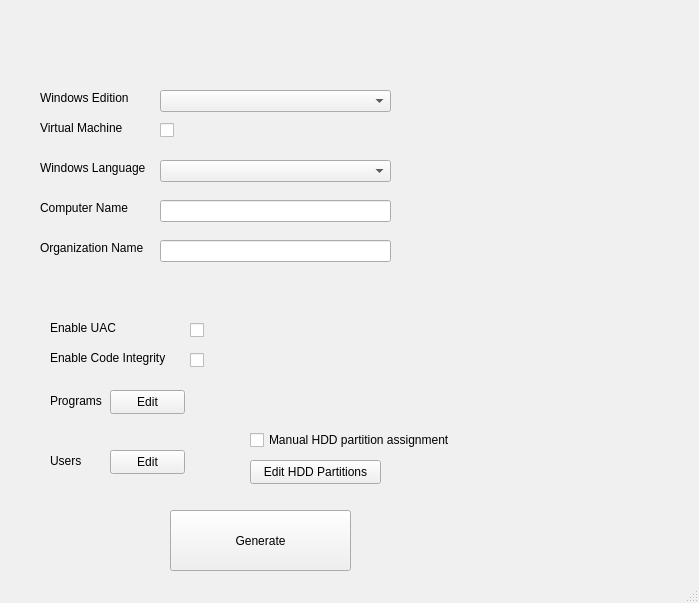
<?xml version="1.0" encoding="UTF-8"?>
<ui version="4.0">
 <class>WindowsAnswerfile</class>
 <widget class="QMainWindow" name="WindowsAnswerfile">
  <property name="geometry">
   <rect>
    <x>0</x>
    <y>0</y>
    <width>699</width>
    <height>603</height>
   </rect>
  </property>
  <property name="palette">
   <palette>
    <active>
     <colorrole role="WindowText">
      <brush brushstyle="SolidPattern">
       <color alpha="255">
        <red>0</red>
        <green>0</green>
        <blue>0</blue>
       </color>
      </brush>
     </colorrole>
     <colorrole role="Button">
      <brush brushstyle="SolidPattern">
       <color alpha="255">
        <red>240</red>
        <green>240</green>
        <blue>240</blue>
       </color>
      </brush>
     </colorrole>
     <colorrole role="Light">
      <brush brushstyle="SolidPattern">
       <color alpha="255">
        <red>255</red>
        <green>255</green>
        <blue>255</blue>
       </color>
      </brush>
     </colorrole>
     <colorrole role="Midlight">
      <brush brushstyle="SolidPattern">
       <color alpha="255">
        <red>227</red>
        <green>227</green>
        <blue>227</blue>
       </color>
      </brush>
     </colorrole>
     <colorrole role="Dark">
      <brush brushstyle="SolidPattern">
       <color alpha="255">
        <red>160</red>
        <green>160</green>
        <blue>160</blue>
       </color>
      </brush>
     </colorrole>
     <colorrole role="Mid">
      <brush brushstyle="SolidPattern">
       <color alpha="255">
        <red>160</red>
        <green>160</green>
        <blue>160</blue>
       </color>
      </brush>
     </colorrole>
     <colorrole role="Text">
      <brush brushstyle="SolidPattern">
       <color alpha="255">
        <red>0</red>
        <green>0</green>
        <blue>0</blue>
       </color>
      </brush>
     </colorrole>
     <colorrole role="BrightText">
      <brush brushstyle="SolidPattern">
       <color alpha="255">
        <red>255</red>
        <green>255</green>
        <blue>255</blue>
       </color>
      </brush>
     </colorrole>
     <colorrole role="ButtonText">
      <brush brushstyle="SolidPattern">
       <color alpha="255">
        <red>0</red>
        <green>0</green>
        <blue>0</blue>
       </color>
      </brush>
     </colorrole>
     <colorrole role="Base">
      <brush brushstyle="SolidPattern">
       <color alpha="255">
        <red>255</red>
        <green>255</green>
        <blue>255</blue>
       </color>
      </brush>
     </colorrole>
     <colorrole role="Window">
      <brush brushstyle="SolidPattern">
       <color alpha="255">
        <red>240</red>
        <green>240</green>
        <blue>240</blue>
       </color>
      </brush>
     </colorrole>
     <colorrole role="Shadow">
      <brush brushstyle="SolidPattern">
       <color alpha="255">
        <red>105</red>
        <green>105</green>
        <blue>105</blue>
       </color>
      </brush>
     </colorrole>
     <colorrole role="Highlight">
      <brush brushstyle="SolidPattern">
       <color alpha="255">
        <red>0</red>
        <green>120</green>
        <blue>215</blue>
       </color>
      </brush>
     </colorrole>
     <colorrole role="HighlightedText">
      <brush brushstyle="SolidPattern">
       <color alpha="255">
        <red>255</red>
        <green>255</green>
        <blue>255</blue>
       </color>
      </brush>
     </colorrole>
     <colorrole role="Link">
      <brush brushstyle="SolidPattern">
       <color alpha="255">
        <red>0</red>
        <green>0</green>
        <blue>255</blue>
       </color>
      </brush>
     </colorrole>
     <colorrole role="LinkVisited">
      <brush brushstyle="SolidPattern">
       <color alpha="255">
        <red>255</red>
        <green>0</green>
        <blue>255</blue>
       </color>
      </brush>
     </colorrole>
     <colorrole role="AlternateBase">
      <brush brushstyle="SolidPattern">
       <color alpha="255">
        <red>245</red>
        <green>245</green>
        <blue>245</blue>
       </color>
      </brush>
     </colorrole>
     <colorrole role="NoRole">
      <brush brushstyle="NoBrush">
       <color alpha="255">
        <red>0</red>
        <green>0</green>
        <blue>0</blue>
       </color>
      </brush>
     </colorrole>
     <colorrole role="ToolTipBase">
      <brush brushstyle="SolidPattern">
       <color alpha="255">
        <red>255</red>
        <green>255</green>
        <blue>220</blue>
       </color>
      </brush>
     </colorrole>
     <colorrole role="ToolTipText">
      <brush brushstyle="SolidPattern">
       <color alpha="255">
        <red>0</red>
        <green>0</green>
        <blue>0</blue>
       </color>
      </brush>
     </colorrole>
     <colorrole role="PlaceholderText">
      <brush brushstyle="NoBrush">
       <color alpha="255">
        <red>0</red>
        <green>0</green>
        <blue>0</blue>
       </color>
      </brush>
     </colorrole>
    </active>
    <inactive>
     <colorrole role="WindowText">
      <brush brushstyle="SolidPattern">
       <color alpha="255">
        <red>0</red>
        <green>0</green>
        <blue>0</blue>
       </color>
      </brush>
     </colorrole>
     <colorrole role="Button">
      <brush brushstyle="SolidPattern">
       <color alpha="255">
        <red>240</red>
        <green>240</green>
        <blue>240</blue>
       </color>
      </brush>
     </colorrole>
     <colorrole role="Light">
      <brush brushstyle="SolidPattern">
       <color alpha="255">
        <red>255</red>
        <green>255</green>
        <blue>255</blue>
       </color>
      </brush>
     </colorrole>
     <colorrole role="Midlight">
      <brush brushstyle="SolidPattern">
       <color alpha="255">
        <red>227</red>
        <green>227</green>
        <blue>227</blue>
       </color>
      </brush>
     </colorrole>
     <colorrole role="Dark">
      <brush brushstyle="SolidPattern">
       <color alpha="255">
        <red>160</red>
        <green>160</green>
        <blue>160</blue>
       </color>
      </brush>
     </colorrole>
     <colorrole role="Mid">
      <brush brushstyle="SolidPattern">
       <color alpha="255">
        <red>160</red>
        <green>160</green>
        <blue>160</blue>
       </color>
      </brush>
     </colorrole>
     <colorrole role="Text">
      <brush brushstyle="SolidPattern">
       <color alpha="255">
        <red>0</red>
        <green>0</green>
        <blue>0</blue>
       </color>
      </brush>
     </colorrole>
     <colorrole role="BrightText">
      <brush brushstyle="SolidPattern">
       <color alpha="255">
        <red>255</red>
        <green>255</green>
        <blue>255</blue>
       </color>
      </brush>
     </colorrole>
     <colorrole role="ButtonText">
      <brush brushstyle="SolidPattern">
       <color alpha="255">
        <red>0</red>
        <green>0</green>
        <blue>0</blue>
       </color>
      </brush>
     </colorrole>
     <colorrole role="Base">
      <brush brushstyle="SolidPattern">
       <color alpha="255">
        <red>255</red>
        <green>255</green>
        <blue>255</blue>
       </color>
      </brush>
     </colorrole>
     <colorrole role="Window">
      <brush brushstyle="SolidPattern">
       <color alpha="255">
        <red>240</red>
        <green>240</green>
        <blue>240</blue>
       </color>
      </brush>
     </colorrole>
     <colorrole role="Shadow">
      <brush brushstyle="SolidPattern">
       <color alpha="255">
        <red>105</red>
        <green>105</green>
        <blue>105</blue>
       </color>
      </brush>
     </colorrole>
     <colorrole role="Highlight">
      <brush brushstyle="SolidPattern">
       <color alpha="255">
        <red>240</red>
        <green>240</green>
        <blue>240</blue>
       </color>
      </brush>
     </colorrole>
     <colorrole role="HighlightedText">
      <brush brushstyle="SolidPattern">
       <color alpha="255">
        <red>0</red>
        <green>0</green>
        <blue>0</blue>
       </color>
      </brush>
     </colorrole>
     <colorrole role="Link">
      <brush brushstyle="SolidPattern">
       <color alpha="255">
        <red>0</red>
        <green>0</green>
        <blue>255</blue>
       </color>
      </brush>
     </colorrole>
     <colorrole role="LinkVisited">
      <brush brushstyle="SolidPattern">
       <color alpha="255">
        <red>255</red>
        <green>0</green>
        <blue>255</blue>
       </color>
      </brush>
     </colorrole>
     <colorrole role="AlternateBase">
      <brush brushstyle="SolidPattern">
       <color alpha="255">
        <red>245</red>
        <green>245</green>
        <blue>245</blue>
       </color>
      </brush>
     </colorrole>
     <colorrole role="NoRole">
      <brush brushstyle="NoBrush">
       <color alpha="255">
        <red>0</red>
        <green>0</green>
        <blue>0</blue>
       </color>
      </brush>
     </colorrole>
     <colorrole role="ToolTipBase">
      <brush brushstyle="SolidPattern">
       <color alpha="255">
        <red>255</red>
        <green>255</green>
        <blue>220</blue>
       </color>
      </brush>
     </colorrole>
     <colorrole role="ToolTipText">
      <brush brushstyle="SolidPattern">
       <color alpha="255">
        <red>0</red>
        <green>0</green>
        <blue>0</blue>
       </color>
      </brush>
     </colorrole>
     <colorrole role="PlaceholderText">
      <brush brushstyle="NoBrush">
       <color alpha="255">
        <red>0</red>
        <green>0</green>
        <blue>0</blue>
       </color>
      </brush>
     </colorrole>
    </inactive>
    <disabled>
     <colorrole role="WindowText">
      <brush brushstyle="SolidPattern">
       <color alpha="255">
        <red>120</red>
        <green>120</green>
        <blue>120</blue>
       </color>
      </brush>
     </colorrole>
     <colorrole role="Button">
      <brush brushstyle="SolidPattern">
       <color alpha="255">
        <red>240</red>
        <green>240</green>
        <blue>240</blue>
       </color>
      </brush>
     </colorrole>
     <colorrole role="Light">
      <brush brushstyle="SolidPattern">
       <color alpha="255">
        <red>255</red>
        <green>255</green>
        <blue>255</blue>
       </color>
      </brush>
     </colorrole>
     <colorrole role="Midlight">
      <brush brushstyle="SolidPattern">
       <color alpha="255">
        <red>247</red>
        <green>247</green>
        <blue>247</blue>
       </color>
      </brush>
     </colorrole>
     <colorrole role="Dark">
      <brush brushstyle="SolidPattern">
       <color alpha="255">
        <red>160</red>
        <green>160</green>
        <blue>160</blue>
       </color>
      </brush>
     </colorrole>
     <colorrole role="Mid">
      <brush brushstyle="SolidPattern">
       <color alpha="255">
        <red>160</red>
        <green>160</green>
        <blue>160</blue>
       </color>
      </brush>
     </colorrole>
     <colorrole role="Text">
      <brush brushstyle="SolidPattern">
       <color alpha="255">
        <red>120</red>
        <green>120</green>
        <blue>120</blue>
       </color>
      </brush>
     </colorrole>
     <colorrole role="BrightText">
      <brush brushstyle="SolidPattern">
       <color alpha="255">
        <red>255</red>
        <green>255</green>
        <blue>255</blue>
       </color>
      </brush>
     </colorrole>
     <colorrole role="ButtonText">
      <brush brushstyle="SolidPattern">
       <color alpha="255">
        <red>120</red>
        <green>120</green>
        <blue>120</blue>
       </color>
      </brush>
     </colorrole>
     <colorrole role="Base">
      <brush brushstyle="SolidPattern">
       <color alpha="255">
        <red>240</red>
        <green>240</green>
        <blue>240</blue>
       </color>
      </brush>
     </colorrole>
     <colorrole role="Window">
      <brush brushstyle="SolidPattern">
       <color alpha="255">
        <red>240</red>
        <green>240</green>
        <blue>240</blue>
       </color>
      </brush>
     </colorrole>
     <colorrole role="Shadow">
      <brush brushstyle="SolidPattern">
       <color alpha="255">
        <red>0</red>
        <green>0</green>
        <blue>0</blue>
       </color>
      </brush>
     </colorrole>
     <colorrole role="Highlight">
      <brush brushstyle="SolidPattern">
       <color alpha="255">
        <red>0</red>
        <green>120</green>
        <blue>215</blue>
       </color>
      </brush>
     </colorrole>
     <colorrole role="HighlightedText">
      <brush brushstyle="SolidPattern">
       <color alpha="255">
        <red>255</red>
        <green>255</green>
        <blue>255</blue>
       </color>
      </brush>
     </colorrole>
     <colorrole role="Link">
      <brush brushstyle="SolidPattern">
       <color alpha="255">
        <red>0</red>
        <green>0</green>
        <blue>255</blue>
       </color>
      </brush>
     </colorrole>
     <colorrole role="LinkVisited">
      <brush brushstyle="SolidPattern">
       <color alpha="255">
        <red>255</red>
        <green>0</green>
        <blue>255</blue>
       </color>
      </brush>
     </colorrole>
     <colorrole role="AlternateBase">
      <brush brushstyle="SolidPattern">
       <color alpha="255">
        <red>245</red>
        <green>245</green>
        <blue>245</blue>
       </color>
      </brush>
     </colorrole>
     <colorrole role="NoRole">
      <brush brushstyle="NoBrush">
       <color alpha="255">
        <red>0</red>
        <green>0</green>
        <blue>0</blue>
       </color>
      </brush>
     </colorrole>
     <colorrole role="ToolTipBase">
      <brush brushstyle="SolidPattern">
       <color alpha="255">
        <red>255</red>
        <green>255</green>
        <blue>220</blue>
       </color>
      </brush>
     </colorrole>
     <colorrole role="ToolTipText">
      <brush brushstyle="SolidPattern">
       <color alpha="255">
        <red>0</red>
        <green>0</green>
        <blue>0</blue>
       </color>
      </brush>
     </colorrole>
     <colorrole role="PlaceholderText">
      <brush brushstyle="NoBrush">
       <color alpha="255">
        <red>0</red>
        <green>0</green>
        <blue>0</blue>
       </color>
      </brush>
     </colorrole>
    </disabled>
   </palette>
  </property>
  <property name="focusPolicy">
   <enum>Qt::ClickFocus</enum>
  </property>
  <property name="windowTitle">
   <string>Windows Answer File Generator</string>
  </property>
  <property name="toolTip">
   <string/>
  </property>
  <property name="toolTipDuration">
   <number>3</number>
  </property>
  <property name="statusTip">
   <string/>
  </property>
  <widget class="QWidget" name="centralwidget">
   <widget class="QPushButton" name="pushButton">
    <property name="geometry">
     <rect>
      <x>170</x>
      <y>510</y>
      <width>181</width>
      <height>61</height>
     </rect>
    </property>
    <property name="text">
     <string>Generate</string>
    </property>
   </widget>
   <widget class="QLabel" name="user_label">
    <property name="geometry">
     <rect>
      <x>50</x>
      <y>450</y>
      <width>71</width>
      <height>21</height>
     </rect>
    </property>
    <property name="text">
     <string>Users</string>
    </property>
   </widget>
   <widget class="QPushButton" name="user_edit_button">
    <property name="geometry">
     <rect>
      <x>110</x>
      <y>450</y>
      <width>75</width>
      <height>24</height>
     </rect>
    </property>
    <property name="text">
     <string>Edit</string>
    </property>
   </widget>
   <widget class="QPushButton" name="hdd_edit_button">
    <property name="geometry">
     <rect>
      <x>250</x>
      <y>460</y>
      <width>131</width>
      <height>24</height>
     </rect>
    </property>
    <property name="text">
     <string>Edit HDD Partitions</string>
    </property>
   </widget>
   <widget class="QLabel" name="user_label_3">
    <property name="geometry">
     <rect>
      <x>50</x>
      <y>390</y>
      <width>71</width>
      <height>21</height>
     </rect>
    </property>
    <property name="text">
     <string>Programs</string>
    </property>
   </widget>
   <widget class="QPushButton" name="program_edit_button">
    <property name="geometry">
     <rect>
      <x>110</x>
      <y>390</y>
      <width>75</width>
      <height>24</height>
     </rect>
    </property>
    <property name="text">
     <string>Edit</string>
    </property>
   </widget>
   <widget class="QCheckBox" name="vm_checkBox">
    <property name="geometry">
     <rect>
      <x>160</x>
      <y>120</y>
      <width>151</width>
      <height>20</height>
     </rect>
    </property>
    <property name="mouseTracking">
     <bool>true</bool>
    </property>
    <property name="toolTip">
     <string/>
    </property>
    <property name="statusTip">
     <string>[For Windows 11] Adds the bypasses necessary to install it in a virtual machine</string>
    </property>
    <property name="whatsThis">
     <string notr="true"/>
    </property>
    <property name="text">
     <string/>
    </property>
    <property name="tristate">
     <bool>false</bool>
    </property>
   </widget>
   <widget class="QComboBox" name="win_edition_combo">
    <property name="geometry">
     <rect>
      <x>160</x>
      <y>90</y>
      <width>231</width>
      <height>22</height>
     </rect>
    </property>
   </widget>
   <widget class="QLabel" name="label">
    <property name="geometry">
     <rect>
      <x>40</x>
      <y>90</y>
      <width>111</width>
      <height>16</height>
     </rect>
    </property>
    <property name="text">
     <string>Windows Edition</string>
    </property>
   </widget>
   <widget class="QCheckBox" name="hdd_checkbox">
    <property name="geometry">
     <rect>
      <x>250</x>
      <y>430</y>
      <width>211</width>
      <height>20</height>
     </rect>
    </property>
    <property name="text">
     <string>Manual HDD partition assignment</string>
    </property>
   </widget>
   <widget class="QLabel" name="label_2">
    <property name="geometry">
     <rect>
      <x>40</x>
      <y>160</y>
      <width>111</width>
      <height>16</height>
     </rect>
    </property>
    <property name="text">
     <string>Windows Language</string>
    </property>
   </widget>
   <widget class="QLabel" name="label_3">
    <property name="geometry">
     <rect>
      <x>40</x>
      <y>120</y>
      <width>91</width>
      <height>16</height>
     </rect>
    </property>
    <property name="text">
     <string>Virtual Machine</string>
    </property>
   </widget>
   <widget class="QComboBox" name="win_language_combobox">
    <property name="geometry">
     <rect>
      <x>160</x>
      <y>160</y>
      <width>231</width>
      <height>22</height>
     </rect>
    </property>
   </widget>
   <widget class="QLabel" name="label_4">
    <property name="geometry">
     <rect>
      <x>50</x>
      <y>320</y>
      <width>101</width>
      <height>16</height>
     </rect>
    </property>
    <property name="text">
     <string>Enable UAC</string>
    </property>
   </widget>
   <widget class="QCheckBox" name="uac_checkbox">
    <property name="geometry">
     <rect>
      <x>190</x>
      <y>320</y>
      <width>151</width>
      <height>20</height>
     </rect>
    </property>
    <property name="mouseTracking">
     <bool>true</bool>
    </property>
    <property name="toolTip">
     <string/>
    </property>
    <property name="statusTip">
     <string>Checks the drivers and system files on your device for signs of corruption or malicious software.</string>
    </property>
    <property name="whatsThis">
     <string notr="true"/>
    </property>
    <property name="text">
     <string/>
    </property>
    <property name="tristate">
     <bool>false</bool>
    </property>
   </widget>
   <widget class="QLabel" name="label_5">
    <property name="geometry">
     <rect>
      <x>50</x>
      <y>350</y>
      <width>121</width>
      <height>16</height>
     </rect>
    </property>
    <property name="text">
     <string>Enable Code Integrity</string>
    </property>
   </widget>
   <widget class="QCheckBox" name="codeintegrity_checkbox">
    <property name="geometry">
     <rect>
      <x>190</x>
      <y>350</y>
      <width>151</width>
      <height>20</height>
     </rect>
    </property>
    <property name="mouseTracking">
     <bool>true</bool>
    </property>
    <property name="toolTip">
     <string/>
    </property>
    <property name="statusTip">
     <string>Enables or disables User Account control. This option is strongly recommended to be turned on.</string>
    </property>
    <property name="whatsThis">
     <string notr="true"/>
    </property>
    <property name="text">
     <string/>
    </property>
    <property name="tristate">
     <bool>false</bool>
    </property>
   </widget>
   <widget class="QLineEdit" name="lineEdit">
    <property name="geometry">
     <rect>
      <x>160</x>
      <y>200</y>
      <width>231</width>
      <height>22</height>
     </rect>
    </property>
   </widget>
   <widget class="QLabel" name="label_6">
    <property name="geometry">
     <rect>
      <x>40</x>
      <y>200</y>
      <width>101</width>
      <height>16</height>
     </rect>
    </property>
    <property name="text">
     <string>Computer Name</string>
    </property>
   </widget>
   <widget class="QLineEdit" name="lineEdit_2">
    <property name="geometry">
     <rect>
      <x>160</x>
      <y>240</y>
      <width>231</width>
      <height>22</height>
     </rect>
    </property>
   </widget>
   <widget class="QLabel" name="label_7">
    <property name="geometry">
     <rect>
      <x>40</x>
      <y>240</y>
      <width>111</width>
      <height>16</height>
     </rect>
    </property>
    <property name="text">
     <string>Organization Name</string>
    </property>
   </widget>
  </widget>
  <widget class="QStatusBar" name="statusbar"/>
 </widget>
 <resources/>
 <connections/>
</ui>
